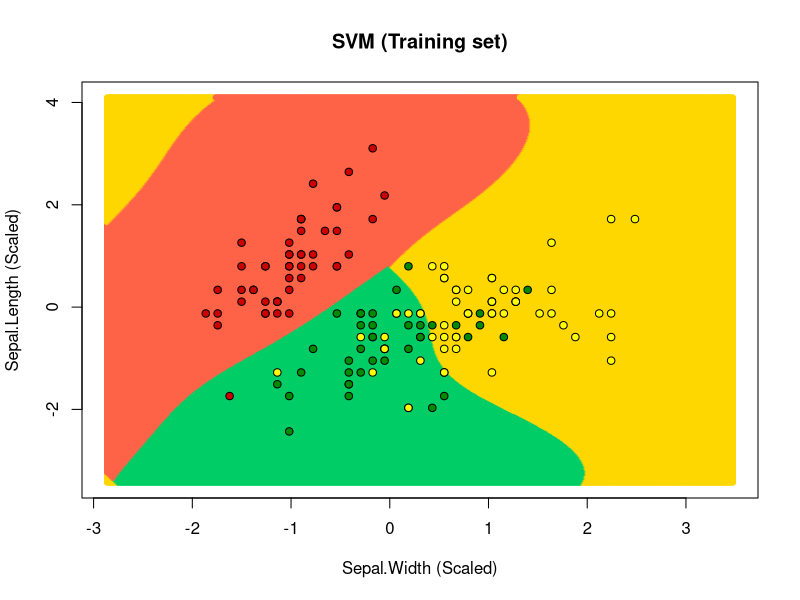

Reproduce this figure in R.
# 4/18/23

# Importing the dataset
dataset = read.csv('Iris_Data.csv')

# Encoding categorical data
dataset$Species = factor(dataset$Species,
                         levels = c('Iris-setosa', 'Iris-versicolor', 'Iris-virginica'),
                         labels = c(1, 2, 3))

# Feature Scaling
scaled_cols = scale(dataset[, 1:2])
dataset[, 1:2] = scaled_cols

# Fitting SVM to the Training set
library(e1071)
classifier = svm(formula = Species ~ .,
                 data = dataset,
                 type = 'C-classification',
                 kernel = 'radial')

# Predicting the Test set results
y_pred = predict(classifier, newdata = dataset)

# Showing the Confusion Matrix and Accuracy
library(caret)
cm = confusionMatrix(y_pred, dataset$Species)
print(cm$table)
print(cm$overall['Accuracy'])

# Visualizing the  dataset results
set = dataset
X1 = seq(min(set[, 1]) - 1, max(set[, 1]) + 1, by = 0.01)
X2 = seq(min(set[, 2]) - 1, max(set[, 2]) + 1, by = 0.01)
grid_set = expand.grid(X1, X2)
colnames(grid_set) = c('Sepal.Length', 'Sepal.Width')
y_grid = predict(classifier, newdata = grid_set)
plot(NULL,
     main = 'SVM (Training set)',
     xlab = 'Sepal.Width (Scaled)', ylab = 'Sepal.Length (Scaled)',
     xlim = range(X1), ylim = range(X2))
points(grid_set, pch = 20, col = c('tomato', 'springgreen3', 'gold')[y_grid])
points(set, pch = 21, bg = c('red3', 'green4', 'yellow')[set$Species])
